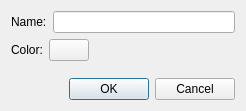
<?xml version="1.0" encoding="UTF-8"?>
<ui version="4.0">
 <class>LayerOptionsDialog</class>
 <widget class="QDialog" name="LayerOptionsDialog">
  <property name="geometry">
   <rect>
    <x>0</x>
    <y>0</y>
    <width>246</width>
    <height>111</height>
   </rect>
  </property>
  <property name="windowTitle">
   <string>Dialog</string>
  </property>
  <layout class="QVBoxLayout" name="verticalLayout_2">
   <item>
    <layout class="QVBoxLayout" name="verticalLayout">
     <item>
      <layout class="QHBoxLayout" name="horizontalLayout">
       <item>
        <widget class="QLabel" name="label">
         <property name="text">
          <string>Name:</string>
         </property>
        </widget>
       </item>
       <item>
        <widget class="QLineEdit" name="nameLineEdit"/>
       </item>
      </layout>
     </item>
     <item>
      <layout class="QHBoxLayout" name="horizontalLayout_2">
       <item>
        <widget class="QLabel" name="label_2">
         <property name="text">
          <string>Color:</string>
         </property>
        </widget>
       </item>
       <item>
        <widget class="MYColorButton" name="colorButton">
         <property name="text">
          <string/>
         </property>
        </widget>
       </item>
       <item>
        <spacer name="horizontalSpacer">
         <property name="orientation">
          <enum>Qt::Horizontal</enum>
         </property>
         <property name="sizeHint" stdset="0">
          <size>
           <width>40</width>
           <height>20</height>
          </size>
         </property>
        </spacer>
       </item>
      </layout>
     </item>
     <item>
      <spacer name="verticalSpacer">
       <property name="orientation">
        <enum>Qt::Vertical</enum>
       </property>
       <property name="sizeHint" stdset="0">
        <size>
         <width>20</width>
         <height>40</height>
        </size>
       </property>
      </spacer>
     </item>
     <item>
      <widget class="QDialogButtonBox" name="buttonBox">
       <property name="orientation">
        <enum>Qt::Horizontal</enum>
       </property>
       <property name="standardButtons">
        <set>QDialogButtonBox::Cancel|QDialogButtonBox::Ok</set>
       </property>
      </widget>
     </item>
    </layout>
   </item>
  </layout>
 </widget>
 <customwidgets>
  <customwidget>
   <class>MYColorButton</class>
   <extends>QPushButton</extends>
   <header>C:\Users\utilisateur\Documents\Qt\mytypon\utils\mycolorbutton.h</header>
  </customwidget>
 </customwidgets>
 <resources/>
 <connections>
  <connection>
   <sender>buttonBox</sender>
   <signal>accepted()</signal>
   <receiver>LayerOptionsDialog</receiver>
   <slot>accept()</slot>
   <hints>
    <hint type="sourcelabel">
     <x>248</x>
     <y>254</y>
    </hint>
    <hint type="destinationlabel">
     <x>157</x>
     <y>274</y>
    </hint>
   </hints>
  </connection>
  <connection>
   <sender>buttonBox</sender>
   <signal>rejected()</signal>
   <receiver>LayerOptionsDialog</receiver>
   <slot>reject()</slot>
   <hints>
    <hint type="sourcelabel">
     <x>316</x>
     <y>260</y>
    </hint>
    <hint type="destinationlabel">
     <x>286</x>
     <y>274</y>
    </hint>
   </hints>
  </connection>
 </connections>
</ui>
